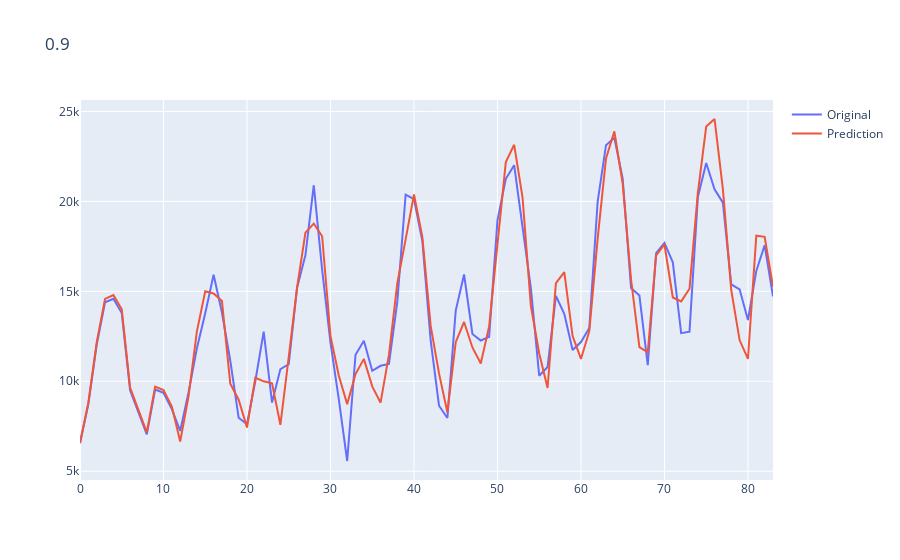
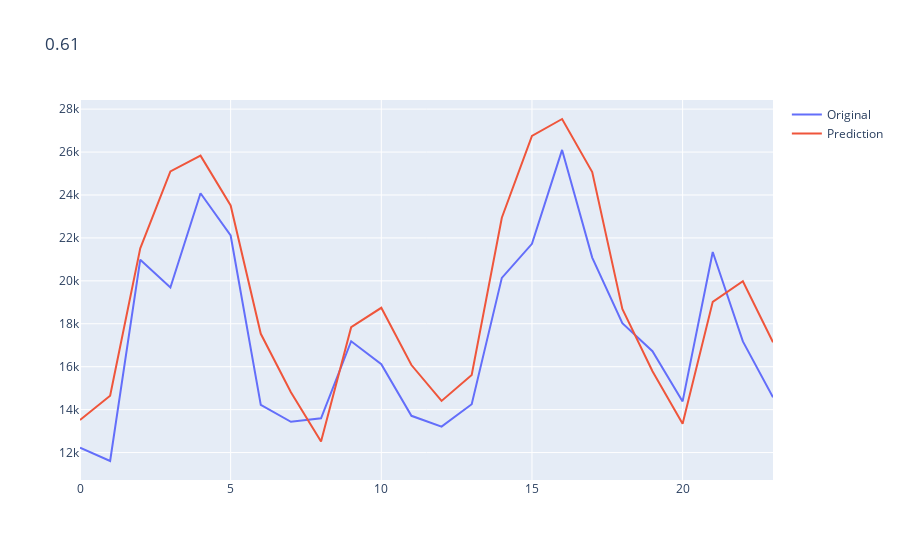

Here is the notebook cell these charts were saved with, in order:
### Code cell
mod=ExponentialSmoothing(train,
                        trend='mul',
                        seasonal='mul')
mod_fit=mod.fit(optimized=True)

pred_train=mod_fit.fittedvalues
pred_test=mod_fit.forecast(len(test))

plot(train,pred_train)
plot(test,pred_test)
